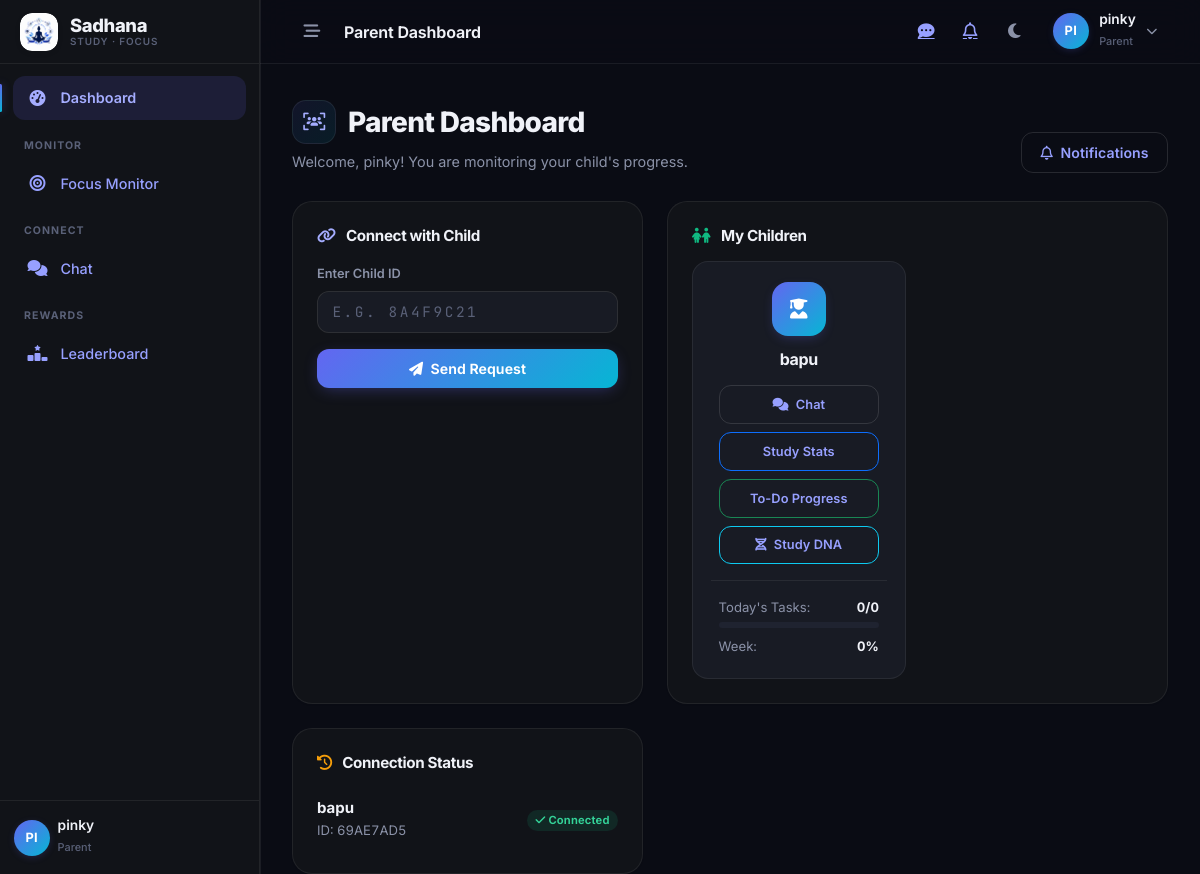
The app's page /dashboard/parent/ (signed in) with its own data.
### users/models.py (models this page shows, shortened)
class User(AbstractUser):
    ROLE_CHOICES = (
        ('PARENT', 'Parent'),
        ('CHILD', 'Child'),
        ('ADMIN', 'Admin'),
    )
    role = models.CharField(max_length=10, choices=ROLE_CHOICES, default='CHILD')
    child_id = models.CharField(max_length=20, unique=True, blank=True, null=True)

### relationships/models.py (models this page shows, shortened)
class ConnectionRequest(models.Model):
    STATUS_CHOICES = (
        ('PENDING', 'Pending'),
        ('ACCEPTED', 'Accepted'),
        ('REJECTED', 'Rejected'),
    )
    parent = models.ForeignKey(settings.AUTH_USER_MODEL, on_delete=models.CASCADE, related_name='sent_requests')
    child = models.ForeignKey(settings.AUTH_USER_MODEL, on_delete=models.CASCADE, related_name='received_requests')
    status = models.CharField(max_length=10, choices=STATUS_CHOICES, default='PENDING')
    created_at = models.DateTimeField(auto_now_add=True)
    class Meta:
        unique_together = ('parent', 'child')

### dashboard/views.py (the view, shortened to what this page needs)
# urls.py: path('parent/', views.parent_dashboard, name='parent_dashboard'),
@login_required
def parent_dashboard(request):
    if request.user.role != 'PARENT':
        return redirect('dashboard_router')
    sent_requests = ConnectionRequest.objects.filter(parent=request.user).order_by('-created_at')
    connected_children = [req.child for req in sent_requests if req.status == 'ACCEPTED']
    today = timezone.now().date()
    children_todo = []
    for child in connected_children:
        today_tasks = Task.objects.filter(child=child, date=today)
        tt = today_tasks.count()
        tc = today_tasks.filter(status=True).count()
        tp = today_tasks.filter(status=False).count()
        pct = round((tc / tt * 100) if tt > 0 else 0)
        week_start = today - timedelta(days=today.weekday())
        week_tasks = Task.objects.filter(child=child, date__gte=week_start)
        wt = week_tasks.count()
        wc = week_tasks.filter(status=True).count()
        wpct = round((wc / wt * 100) if wt > 0 else 0)
        children_todo.append({
            'child': child,
            'today_total': tt,
            'today_completed': tc,
            'today_pending': tp,
            'today_pct': pct,
            'week_pct': wpct,
        })
    unread_count = Notification.objects.filter(recipient=request.user, is_read=False).count()
    attention_count = Notification.objects.filter(
        recipient=request.user, is_read=False,
        priority=Notification.Priority.ATTENTION_REQUIRED
    ).count()
    context = {
        'sent_requests': sent_requests,
        'connected_children': connected_children,
        'children_todo': children_todo,
        'unread_count': unread_count,
        'attention_count': attention_count,
    }
    return render(request, 'dashboard/parent.html', context)

### templates/dashboard/parent.html (shortened to what this page needs)
{% extends 'base.html' %}
{% block topbar_title %}Parent Dashboard{% endblock %}
{% block content %}
<div class="sd-page-header">
    <div>
        <h2 class="sd-page-title"><span class="sd-title-icon"><i class="fa-solid fa-users-viewfinder"></i></span> Parent Dashboard</h2>
        <p class="sd-page-subtitle">Welcome, {{ request.user.username }}! You are monitoring your child's progress.</p>
    </div>
    <div class="sd-page-actions">
        <a href="{% url 'notification_list' %}" class="btn btn-outline-secondary position-relative">
            <i class="fa-regular fa-bell me-1"></i> Notifications
        </a>
    </div>
</div>
<div class="row g-3 g-lg-4">
    <div class="col-lg-5">
        <div class="card h-100">
            <div class="card-body p-3 p-md-4">
                <h5 class="sd-card-title"><i class="fa-solid fa-link"></i> Connect with Child</h5>
                <form action="{% url 'send_request' %}" method="POST">
                    <div class="mb-3">
                        <label for="child_id" class="form-label">Enter Child ID</label>
                        <input type="text" class="form-control text-uppercase" id="child_id" name="child_id"
                               placeholder="e.g. 8A4F9C21" required
                               style="font-family:'JetBrains Mono',monospace; letter-spacing:.18em;">
                    </div>
                    <button type="submit" class="btn btn-gradient w-100">
                        <i class="fa-solid fa-paper-plane me-1"></i> Send Request
                    </button>
                </form>
            </div>
        </div>
        <div class="card mt-3 mt-lg-4">
            <div class="card-body p-3 p-md-4">
                <h5 class="sd-card-title"><i class="fa-solid fa-clock-rotate-left" style="color: var(--sd-warning);"></i> Connection Status</h5>
                {% if sent_requests %}
                    <ul class="list-group list-group-flush">
                        {% for req in sent_requests %}
                            <li class="list-group-item d-flex justify-content-between align-items-center bg-transparent px-0 border-token">
                                <div>
                                    <strong>{{ req.child.username }}</strong>
                                    <div class="small text-muted tabular">ID: {{ req.child.child_id }}</div>
                                </div>
                                <div>
                                    {% if req.status == 'PENDING' %}
                                        <span class="badge soft-warning"><i class="fa-solid fa-hourglass-half"></i> Pending</span>
                                    {% elif req.status == 'ACCEPTED' %}
                                        <span class="badge soft-success"><i class="fa-solid fa-check"></i> Connected</span>
                                    {% elif req.status == 'REJECTED' %}
                                        <span class="badge soft-danger"><i class="fa-solid fa-xmark"></i> Rejected</span>
                                    {% endif %}
                                </div>
                            </li>
                        {% endfor %}
                    </ul>
                {% else %}
                    <p class="text-muted mb-0 small">No requests sent yet.</p>
                {% endif %}
            </div>
        </div>
    </div>
    <div class="col-lg-7">
        <div class="card h-100">
            <div class="card-body p-3 p-md-4">
                <h5 class="sd-card-title"><i class="fa-solid fa-children" style="color: var(--sd-success);"></i> My Children</h5>
                {% if connected_children %}
                    <div class="row g-3 g-lg-4">
                        {% for child in connected_children %}
                            <div class="col-sm-6">
                                <div class="child-mini-card">
                                    <span class="cmc-avatar"><i class="fa-solid fa-user-graduate"></i></span>
                                    <h5 class="cmc-name">{{ child.username }}</h5>
                                    <div class="d-grid gap-2 mt-3 px-2">
                                        <a href="{% url 'chat:chat_page' %}?to={{ child.id }}" class="btn btn-sm btn-outline-secondary"><i class="fa-solid fa-comments me-1"></i> Chat</a>
                                        <a href="{% url 'parent_child_stats' child.id %}" class="btn btn-sm btn-outline-primary">Study Stats</a>
                                        <a href="{% url 'parent_child_todo' child.id %}" class="btn btn-sm btn-outline-success">To-Do Progress</a>
                                        <a href="{% url 'studydna_parent' child.id %}" class="btn btn-sm btn-outline-info"><i class="fa-solid fa-dna me-1"></i> Study DNA</a>
                                    </div>
                                    {% for ct in children_todo %}
                                        {% if ct.child.id == child.id %}
                                            <hr class="my-3 border-token">
                                            <div class="small text-start px-2 tabular">
                                                <div class="d-flex justify-content-between">
                                                    <span class="text-muted">Today's Tasks:</span>
                                                    <span class="fw-bold">{{ ct.today_completed }}/{{ ct.today_total }}</span>
                                                </div>
                                                <div class="progress progress-thin mt-1">
                                                </div>
                                                <div class="d-flex justify-content-between mt-2">
                                                    <span class="text-muted">Week:</span>
                                                    <span class="fw-bold">{{ ct.week_pct }}%</span>
                                                </div>
                                            </div>
                                        {% endif %}
                                    {% endfor %}
                                </div>
                            </div>
                        {% endfor %}
                    </div>
                {% else %}
                    <div class="empty-state">
                        <span class="es-icon"><i class="fa-solid fa-magnifying-glass"></i></span>
                        <div class="es-title">No children connected yet</div>
                        <p class="es-text">Use the form on the left to send a connection request using their Child ID.</p>
                    </div>
                {% endif %}
            </div>
        </div>
    </div>
</div>
{% endblock %}

### templates/base.html (shortened to what this page needs)
{% load static %}
<!DOCTYPE html>
<html lang="en" data-bs-theme="dark">
<head>
    <link href="https://cdn.jsdelivr.net/npm/bootstrap@5.3.2/dist/css/bootstrap.min.css" rel="stylesheet">
    <link rel="stylesheet" href="https://cdnjs.cloudflare.com/ajax/libs/font-awesome/6.4.2/css/all.min.css" />
    <link rel="stylesheet" href="/static/css/style.css?v=20260908">
</head>
<body class="{% if user.is_authenticated %}has-sidebar{% endif %} {% block body_class %}{% endblock %}">
    {% if user.is_authenticated %}
    <div class="sd-app">
        <aside class="sd-sidebar" id="sdSidebar" aria-label="Main navigation">
            <a class="sd-sidebar-brand" href="{% url 'home' %}" title="Sadhana">
                <span class="sd-brand-mark"><img src="{% static 'images/logo.jpeg' %}" alt="Sadhana logo"></span>
                <span class="sd-brand-name">Sadhana<small>Study &middot; Focus</small></span>
            </a>
            <nav class="sd-nav">
                <a class="sd-nav-link {% if request.resolver_match.url_name == 'dashboard_router' or request.resolver_match.url_name == 'parent_dashboard' or request.resolver_match.url_name == 'child_dashboard' %}active{% endif %}"
                   href="{% url 'dashboard_router' %}">
                    <i class="fa-solid fa-gauge-high"></i><span>Dashboard</span>
                </a>
                {% if user.role == 'PARENT' %}
                <div class="sd-nav-heading">Monitor</div>
                <a class="sd-nav-link {% if request.resolver_match.url_name and 'focus' in request.resolver_match.url_name %}active{% endif %}"
                   href="{% url 'parent_focus_dashboard' %}">
                    <i class="fa-solid fa-bullseye"></i><span>Focus Monitor</span>
                </a>
                {% endif %}
                {% if user.role == 'PARENT' or user.role == 'CHILD' %}
                <div class="sd-nav-heading">Connect</div>
                <a class="sd-nav-link {% if request.resolver_match.url_name == 'chat_page' %}active{% endif %}"
                   href="{% url 'chat:chat_page' %}">
                    <i class="fa-solid fa-comments"></i><span>Chat</span>
                </a>
                {% endif %}
                {% if user.is_staff or user.role == 'ADMIN' or user.role == 'PARENT' or user.role == 'CHILD' %}
                <div class="sd-nav-heading">Rewards</div>
                <a class="sd-nav-link {% if request.resolver_match.url_name == 'reward_leaderboard' %}active{% endif %}"
                   href="{% url 'reward_leaderboard' %}">
                    <i class="fa-solid fa-ranking-star"></i><span>Leaderboard</span>
                </a>
                {% endif %}
            </nav>
            <div class="sd-nav-footer">
                <div class="d-flex align-items-center gap-2 sd-sidebar-footer-user">
                    <span class="sd-avatar">{{ user.username|slice:":2"|upper }}</span>
                    <span class="overflow-hidden">
                        <span class="sd-user-name d-block">{{ user.username }}</span>
                        <span class="sd-user-role">{{ user.role|lower }}</span>
                    </span>
                </div>
            </div>
        </aside>
        <div class="sd-main">
            <header class="sd-topbar">
                <button class="sd-icon-btn sd-desktop-only" id="sdCollapseToggle" type="button" aria-label="Collapse sidebar">
                    <i class="fa-solid fa-bars-staggered"></i>
                </button>
                <h1 class="sd-topbar-title">{% block topbar_title %}{% endblock %}</h1>
                <div class="ms-auto d-flex align-items-center gap-1">
                    {% if user.role == 'PARENT' or user.role == 'CHILD' %}
                    <a class="sd-icon-btn" href="{% url 'chat:chat_page' %}" aria-label="Chat messages">
                        <i class="fa-solid fa-comment-dots"></i>
                    </a>
                    {% endif %}
                    <a class="sd-icon-btn" href="{% url 'notification_list' %}" aria-label="Notifications">
                        <i class="fa-regular fa-bell"></i>
                    </a>
                    <button id="theme-toggle" class="sd-icon-btn" type="button" aria-label="Toggle color theme">
                        <i class="fa-solid fa-moon"></i>
                    </button>
                    <div class="dropdown ms-1">
                        <button class="sd-user-menu" type="button" data-bs-toggle="dropdown"
                                aria-expanded="false" aria-label="Account menu">
                            <span class="sd-avatar">{{ user.username|slice:":2"|upper }}</span>
                            <span class="d-none d-md-block">
                                <span class="sd-user-name d-block">{{ user.username }}</span>
                                <span class="sd-user-role">{{ user.role|lower }}</span>
                            </span>
                        </button>
                    </div>
                </div>
            </header>
            <main class="sd-content" id="sd-main-content">
    {% endif %}
        {% block content %}{% endblock %}
    </main>
    {% if user.is_authenticated %}
        </div>
    </div>
    {% endif %}
</body>
</html>

### records on screen
User: username "PI", username "pinky", role "Parent", user.username "pinky"
ConnectionRequest: child.username "bapu", child.child_id "69AE7AD5", status "ACCEPTED" (drawn)
User: username "bapu", today_completed "0", today_total "0", week_pct "0"
